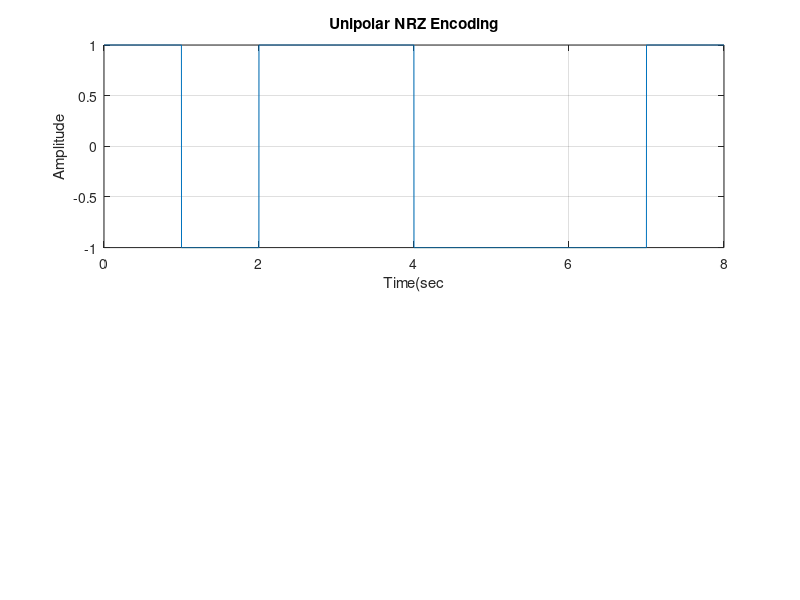

This chart was generated by the following MATLAB code: (Note: this script raises an error after producing the figure.)
clc;
clear;
close all;
b =[0 1 0 0 1 1 1 0];
n = length(b);
t = 0:.001:n;
for i = 1:n
if (b(i) == 0)
      b_p(i) = 1;
else
     b_p(i) = -1;
end
end
for j = 1:n
   bw(j*1000:(j+1)*1000) = b_p(j);
end
bw = bw(1000:end);

subplot(2,1,1)
plot(t,bw)
grid on;

%labeling the figure
title("Unipolar NRZ Encoding");
xlabel("Time(sec");
ylabel("Amplitude");

lastbit = 1;
for i = 1:n
if b(i) == 1
x(i*1000:(i+1)*1000) = -lastbit;
lastbit = -lastbit;
else
x(i*1000:(i+1)*1000) = lastbit;
end
end
x = x(1000:end);
subplot(2,1,3)
plot(t,x)
grid on;
